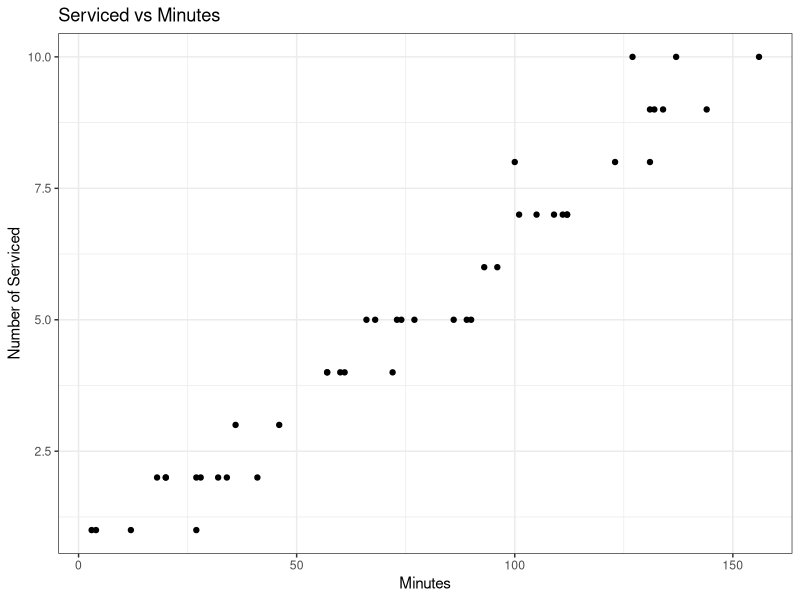

This chart was generated by the following R code:
## ---- chunk 1
knitr::opts_chunk$set(echo = TRUE)
## ---- chunk 2
library(tidyverse)
setwd("/Users/maxryoo/Documents/MSDS/STAT6021/hw3")
data <- read.csv("copier.txt", sep="\t")
head(data)
## ---- chunk 3
data %>%
  ggplot(aes(Minutes, Serviced)) + 
  geom_point() + 
  labs(
    title="Serviced vs Minutes", 
    x="Minutes", 
    y="Number of Serviced"
  ) +
  theme_bw()
## ---- chunk 4
linear.model <- lm(Minutes~Serviced, data=data)
summary(linear.model)
## ---- chunk 5
anova.tab<-anova(linear.model)
anova.tab
